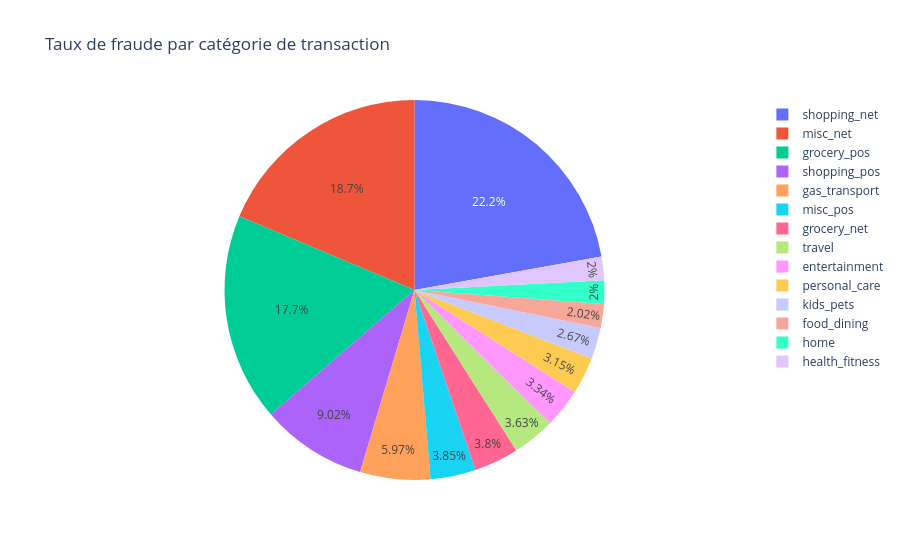

The code cell stored with this chart in its notebook:
### Markdown cell above
## Taux de fraude par categorie de transaction

### Code cell
# Création du diagramme circulaire
fig1 = px.pie(
    fraud_rate_by_category_df, 
    values='fraud_rate', 
    names='category', 
    title='Taux de fraude par catégorie de transaction'
)

# Affichage du graphique
fig1.show()

### Figure 1 — Plotly figure (JSON) as saved in the notebook; plotly's stock layout.template omitted (floating-point values rounded to 4 significant figures)
{"data": [{"domain": {"x": [0, 1], "y": [0, 1]}, "hovertemplate": "category=%{label}<br>fraud_rate=%{value}<extra></extra>", "labels": ["entertainment", "food_dining", "gas_transport", "grocery_net", "grocery_pos", "health_fitness", "home", "kids_pets", "misc_net", "misc_pos", "personal_care", "shopping_net", "shopping_pos", "travel"], "legendgroup": "", "name": "", "showlegend": true, "type": "pie", "values": [0.2639, 0.1595, 0.4712, 0.3002, 1.398, 0.1579, 0.1582, 0.2105, 1.474, 0.3043, 0.2491, 1.752, 0.7124, 0.2869]}], "layout": {"autosize": true, "legend": {"tracegroupgap": 0}, "title": {"text": "Taux de fraude par catégorie de transaction"}}}
